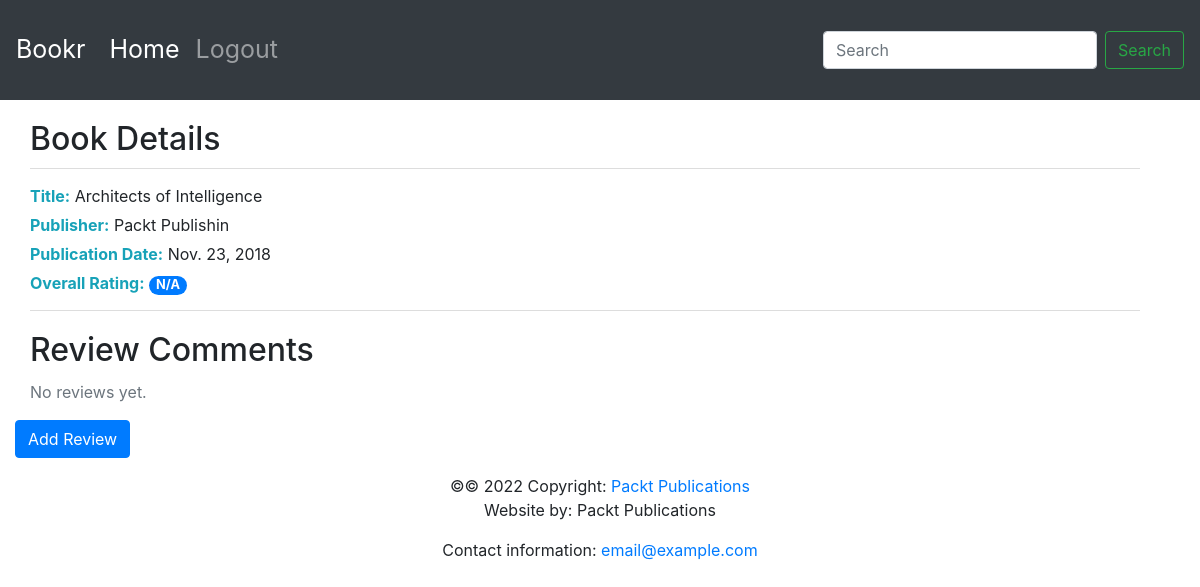
Page /books/3/ on the committed database.
### reviews/models.py (models this page shows, shortened)
class Book(models.Model):
    title = models.CharField(
        max_length=70,
        help_text="The title of the book.")
    publication_date = models.DateField(
        verbose_name="Date the book was published.")
    isbn = models.CharField(
        max_length=20,
        verbose_name="ISBN number of the book.")
    publisher = models.ForeignKey(
        Publisher,
        on_delete=models.CASCADE)
    contributors = models.ManyToManyField(
        'Contributor',
        through="BookContributor")

class Publisher(models.Model):
    name = models.CharField(
        max_length=50,
        help_text="The name of the Publisher.")
    website = models.URLField(
        help_text="The Publisher's website.")
    email = models.EmailField(
        help_text="The Publisher's email address.")
    def __str__(self):
        return self.name

### reviews/views.py (the view)
# urls.py: path("books/<int:pk>/", views.book_detail, name="book_detail"),
def book_detail(request, pk):
    book = get_object_or_404(Book, id=pk)
    reviews = book.review_set.all()
    if reviews:
        book_rating = average_rating([review.rating for review in reviews])
        number_of_reviews = len(reviews)
    else:
        book_rating = None
        number_of_reviews = 0
    context = {
        'book': book,
        'book_rating': book_rating,
        'number_of_reviews': number_of_reviews,
        'reviews': reviews
    }
    return render(request, 'reviews/book_detail.html', context)

### reviews/templates/reviews/book_detail.html (shortened to what this page needs)
{% extends 'base.html' %}
{% block content %}
<div class="container">
    <h2>Book Details</h2>
    <div class="book-info">
        <p><span class="label">Title:</span> {{ book.title }}</p>
        <p><span class="label">Publisher:</span> {{ book.publisher }}</p>
        <p><span class="label">Publication Date:</span> {{ book.publication_date }}</p>
        <p><span class="label">Overall Rating:</span>
            <span class="badge badge-primary badge-pill">{{ book_rating|default:"N/A"}}</span>
        </p>
    </div>
    <h2>Review Comments</h2>
    {% if reviews %}
        {% for review in reviews %}
            <div class="review-card">
                <p><span class="label">Review comment:</span> {{ review.content }}</p>
                <p><span class="label">Created on:</span> {{ review.date_created|date:"M. d, Y, g:i a" }}</p>
                <p><span class="label">Modified on:</span> {{ review.date_edited|date:"M. d, Y, g:i a" }}</p>
                <p><span class="label">Rating:</span>
                    <span class="badge badge-secondary">{{ review.rating }}</span>
                </p>
                <p><span class="label">Creator:</span> {{ review.creator }}</p>
                <a href="{% url 'review_edit' book.pk review.pk %}">Edit Review</a>
            </div>
        {% endfor %}
    {% else %}
        <p class="text-muted">No reviews yet.</p>
    {% endif %}
</div>
<a class="btn btn-primary" href="{% url 'review_create' book.pk %}">Add Review</a>
{% endblock %}

### reviews/templates/reviews/book_detail.html (style rules this page uses)
.container { margin-left: 0px; margin-right: 10px; }
h2 { margin-top: 20px; margin-bottom: 10px; }
.book-info p, .review-card p { margin: 5px 0; }
.label { color: #17a2b8; font-weight: bold; }
.badge { padding: 3px 7px; border-radius: 10px; font-size: 0.8em; }
.badge-primary { background-color: #007bff; color: white; }
.book-info { border-top: 1px solid #ddd; border-bottom: 1px solid #ddd; padding: 10px 0; margin-bottom: 10px; }

### rows in the picture
Book: title "Architects of Intelligence", publisher "Packt Publishin", publication_date "Nov. 23, 2018"

### other values in the picture
{{ book_rating|default:"N/A" }} "N/A"
